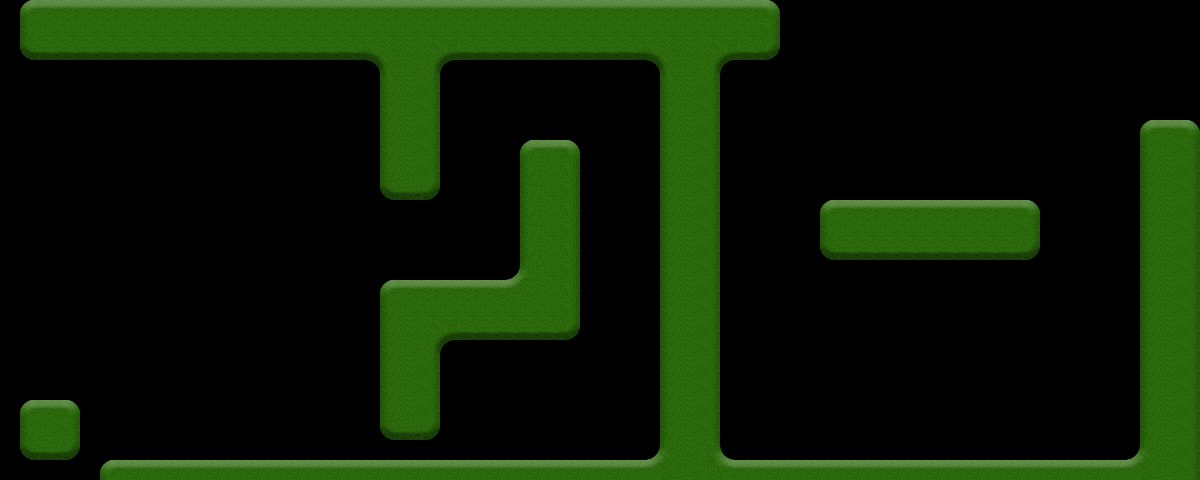

A level layout from a 2D game, rendered from its tile map. Below: a short description, then the map file with tile-grid data replaced by summaries:
An orthogonal 60x24 tile map with 20x20 px tiles, 1 tile layer (Tile Layer 1), 3 tilesets and 22 objects (3x Teleport, 2x Waypoint, goal, ball).

<map version="1.0" orientation="orthogonal" width="60" height="24" tilewidth="20" tileheight="20">
 <tileset firstgid="1" name="Grass" tilewidth="20" tileheight="20">
  <image source="gfx/Grass.png" width="80" height="160" />
 </tileset>
 <tileset firstgid="33" name="Veritcal" tilewidth="32" tileheight="96">
  <image source="gfx/vertical.png" width="32" height="96" />
 </tileset>
 <tileset firstgid="34" name="Horizontal" tilewidth="96" tileheight="32">
  <image source="gfx/horizontal.png" width="96" height="32" />
 </tileset>
 <layer name="Tile Layer 1" width="60" height="24">
  <data>[1440 cells, 418 non-empty, 25 distinct tile ids]</data>
 </layer>
 <objectgroup name="Walls" width="60" height="24" visible="0">
  <properties>
   <property name="type" value="wall" />
  </properties>
  <object x="520" y="140" width="60" height="200" />
  <object x="380" y="280" width="140" height="60" />
  <object x="380" y="340" width="60" height="100" />
  <object x="20" y="0" width="760" height="60" />
  <object x="380" y="60" width="60" height="140" />
  <object x="660" y="60" width="60" height="400" />
  <object x="100" y="460" width="1100" height="20" />
  <object x="20" y="400" width="60" height="60" />
  <object x="820" y="200" width="220" height="60" />
  <object x="1140" y="120" width="60" height="340" />
  <object x="440" y="40" width="40" height="80">
   <properties>
    <property name="rotate" value="45" />
   </properties>
  </object>
  <object x="640" y="400" width="40" height="80">
   <properties>
    <property name="rotate" value="45" />
   </properties>
  </object>
 </objectgroup>
 <objectgroup color="#00ff7f" name="Elements" width="60" height="24">
  <object name="goal" x="1080" y="360" width="40" height="40">
   <properties>
    <property name="direction" value="right" />
    <property name="type" value="goal" />
   </properties>
  </object>
  <object name="ball" x="120" y="420" width="40" height="40">
   <properties>
    <property name="type" value="ball" />
   </properties>
  </object>
  <object name="Waypoint" x="549" y="100">
   <properties>
    <property name="type" value="waypoint" />
   </properties>
  </object>
  <object name="Teleport" x="469" y="429">
   <properties>
    <property name="name" value="target1" />
    <property name="target" value="target2" />
    <property name="type" value="teleport" />
   </properties>
  </object>
  <object name="Waypoint" x="760" y="220" width="20" height="20">
   <properties>
    <property name="type" value="waypoint" />
   </properties>
  </object>
  <object name="Teleport" x="1160" y="40" width="20" height="20">
   <properties>
    <property name="name" value="target2" />
    <property name="type" value="teleport" />
   </properties>
  </object>
  <object name="Teleport" x="470" y="240" width="48" height="39">
   <properties>
    <property name="angle" value="85" />
    <property name="force" value="125" />
    <property name="type" value="launch" />
   </properties>
  </object>
 </objectgroup>
 <objectgroup color="#ff007f" name="Objects" width="60" height="24">
  <properties>
   <property name="type" value="object" />
  </properties>
  <object gid="34" x="880" y="200" />
  <object gid="33" x="720" y="460" />
  <object gid="34" x="880" y="160" />
 </objectgroup>
</map>
